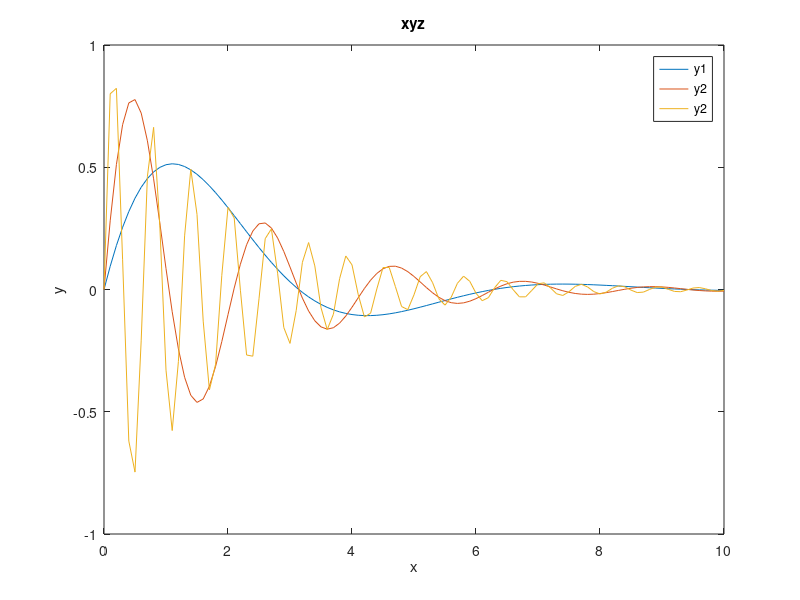

Recreate this plot in MATLAB.
clear all;
x=[0:00.1:10];
w=[1,3,10];
%y=(3);
%for i=1:1:3
%    y=exp(-0.5.*x).*sin(w(i).*x);
%end
y1=exp(-0.5.*x).*sin(w(1).*x);
y2=exp(-0.5.*x).*sin(w(2).*x);
y3=exp(-0.5.*x).*sin(w(3).*x);
plot(x,y1,x,y2,x,y3);
xlabel('x')
ylabel('y')
title('xyz')
legend('y1','y2','y2')
